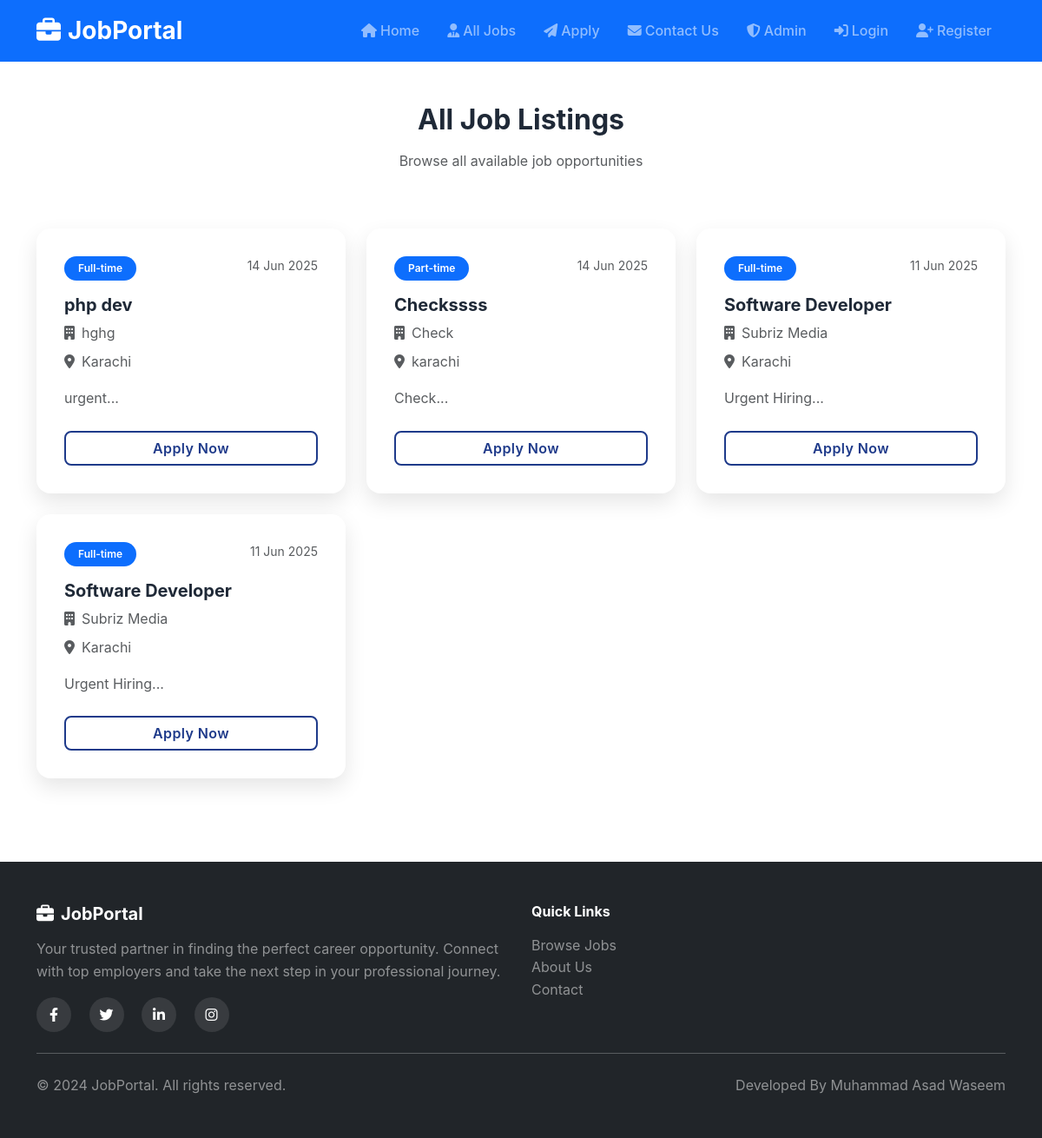
/jobs.php, run on the app's committed database.
### tables this page shows
CREATE TABLE `jobs` (
  `id` int(11) NOT NULL,
  `title` varchar(255) NOT NULL,
  `company` varchar(255) NOT NULL,
  `location` varchar(255) DEFAULT NULL,
  `category` varchar(100) DEFAULT NULL,
  `type` varchar(100) DEFAULT NULL,
  `description` text DEFAULT NULL,
  `created_at` timestamp NOT NULL DEFAULT current_timestamp()
);

### jobs.php (the view, shortened to what this page needs)
<?php
$servername = "localhost";
$username = "root";
$password = "";
$dbname = "user";
$conn = mysqli_connect($servername, $username, $password, $dbname);
include 'partials/header.php';
?>
<div class="container py-5">
    <div class="row mb-5">
        <div class="col-12 text-center">
            <h2 class="fw-bold mb-3">All Job Listings</h2>
            <p class="text-muted">Browse all available job opportunities</p>
        </div>
    </div>
    <div class="row g-4">
        <?php
        $sql = "SELECT * FROM jobs ORDER BY created_at DESC";
        $result = mysqli_query($conn, $sql);
        if (mysqli_num_rows($result) > 0):
            while ($job = mysqli_fetch_assoc($result)):
        ?>
            <div class="col-lg-4 col-md-6">
                <div class="job-card h-100">
                    <div class="card-body">
                        <div class="d-flex justify-content-between align-items-start mb-3">
                            <span class="badge bg-primary"><?= htmlspecialchars(ucwords($job['type'])) ?></span>
                            <small class="text-muted"><?= date("d M Y", strtotime($job['created_at'])) ?></small>
                        </div>
                        <h5 class="card-title fw-bold mb-2"><?= htmlspecialchars($job['title']) ?></h5>
                        <p class="text-muted mb-2"><i class="fas fa-building me-2"></i><?= htmlspecialchars($job['company']) ?></p>
                        <p class="text-muted mb-3"><i class="fas fa-map-marker-alt me-2"></i><?= htmlspecialchars($job['location']) ?></p>
                        <p class="card-text text-muted mb-4"><?= htmlspecialchars(substr($job['description'], 0, 150)) ?>...</p>
                        <a href="apply.php?job=<?= $job['id'] ?>" class="btn btn-outline-primary w-100">Apply Now</a>
                    </div>
                </div>
            </div>
        <?php
            endwhile;
        else:
            echo "<p class='text-muted text-center'>No jobs posted yet.</p>";
        endif;
        ?>
    </div>
</div>
<?php include 'partials/footer.php'; ?>

### assets/style.css (style rules this page uses)
:root { --primary-color: #1e3a8a; --primary-light: #3b82f6; --primary-dark: #1e40af; --secondary-color: #64748b; --accent-color: #f59e0b; --success-color: #10b981; --danger-color: #ef4444; --light-bg: #f8fafc; --dark-text: #1f2937; --shadow: 0 10px 25px rgba(0, 0, 0, 0.1); --shadow-lg: 0 20px 40px rgba(0, 0, 0, 0.15); }
body { font-family: 'Inter', -apple-system, BlinkMacSystemFont, sans-serif; line-height: 1.6; color: var(--dark-text); }
.job-card { background: white; border: none; border-radius: 16px; box-shadow: var(--shadow); transition: all 0.3s cubic-bezier(0.4, 0, 0.2, 1); position: relative; overflow: hidden; }
.job-card::before { content: ''; position: absolute; top: 0; left: 0; right: 0; height: 4px; background: linear-gradient(90deg, var(--primary-color), var(--primary-light)); transform: scaleX(0); transition: transform 0.3s ease; }
.job-card .card-body { padding: 2rem; }
.btn { font-weight: 600; letter-spacing: 0.025em; border-radius: 8px; transition: all 0.2s ease; }
.btn-outline-primary { border: 2px solid var(--primary-color); color: var(--primary-color); font-weight: 600; }
.badge { font-weight: 600; padding: 0.5rem 1rem; border-radius: 20px; font-size: 0.75rem; }

### data on the page
jobs: type "Full-time", created_at "14 Jun 2025", title "php dev", company "hghg", location "Karachi", description "urgent"
jobs: type "Part-time", created_at "14 Jun 2025", title "Checkssss", company "Check", location "karachi", description "Check"
jobs: type "Full-time", created_at "11 Jun 2025", title "Software Developer", company "Subriz Media", location "Karachi", description "Urgent Hiring"
jobs: type "Full-time", created_at "11 Jun 2025", title "Software Developer", company "Subriz Media", location "Karachi", description "Urgent Hiring"
